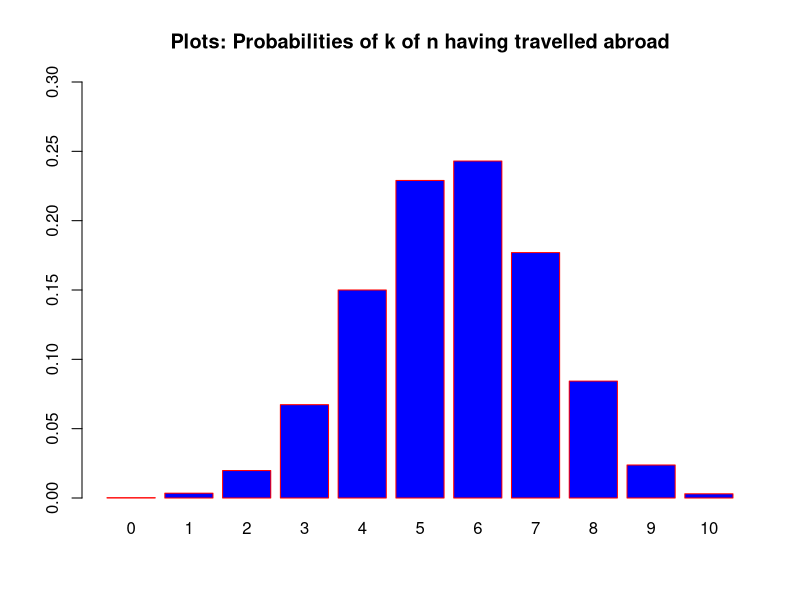

This chart was generated by the following R code:
data <- read.csv("Expt 2- Data set_Travelled abroad_csv.csv",header=TRUE)
head(data)

Travel <-(sum(data$Travelledabroad=="Y"))
Travel
cat("\nNumber of people who travel abroad: ",Travel)

Prob <- (Travel/length(data$Travelledabroad))*100
Prob
cat("\nProbability: ",Prob)

p0 <- dbinom(0,10,0.56)
p0
p1 <- dbinom(1,10,0.56)
p1
p2 <- dbinom(2,10,0.56)
p2
p3 <- dbinom(3,10,0.56)
p3
p4 <- dbinom(4,10,0.56)
p4
p5 <- dbinom(5,10,0.56)
p5
p6 <-dbinom(6,10,0.56)
p6
p7 <- dbinom(7,10,0.56)
p7
p8 <- dbinom(8,10,0.56)
p8
p9 <- dbinom(9,10,0.56)
p9
p10 <- dbinom(10,10,0.56)
p10

p <- c(p0,p1,p2,p3,p4,p5,p6,p7,p8,p9,p10)
p <- signif(p,3)

pdf <- data.frame(k=0:10,Probability = p)
pdf

barplot(p,names.arg = c(0,1,2,3,4,5,6,7,8,9,10),col="blue",border="red",main = "Plots: Probabilities of k of n having travelled abroad", ylim=c(0,0.3))
